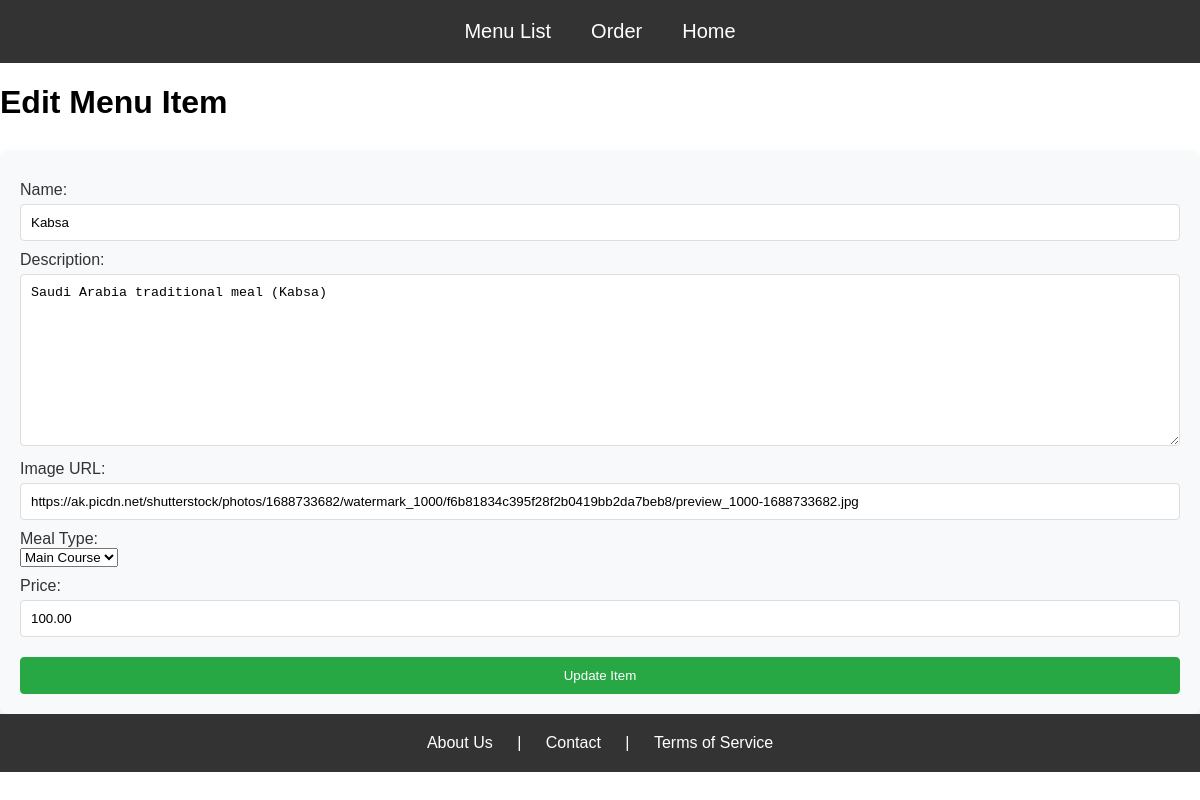
The app's page /edit_menu_item/7 with its own data.
### restaurant_app/models.py (models this page shows)
class MenuItem(models.Model):
    name = models.CharField(max_length=100)
    description = models.TextField()
    image_url = models.URLField()
    meal_type = models.CharField(max_length=50)
    price = models.DecimalField(max_digits=5, decimal_places=2)
    def __str__(self):
        return self.name

### restaurant_app/views.py (the view)
# urls.py: path('edit_menu_item/<int:item_id>', views.edit_menu_item, name='edit_menu_item')
@csrf_exempt
def edit_menu_item(request, item_id):
    item = MenuItem.objects.get(id=item_id)
    print(item)
    if request.method == 'POST':
        form = MenuItemForm(request.POST, instance=item)
        if form.is_valid():
            form.save()
            return HttpResponseRedirect('/menu_list')
    else:
        form = MenuItemForm(instance=item)
    return render(request, 'restaurantModule/edit_menu_item.html', {'form': form})

### restaurant_app/templates/restaurantModule/edit_menu_item.html (shortened to what this page needs)
{% extends "layouts/base.html" %}
{% block content %}
<h1>Edit Menu Item</h1>
<form method="post" action="">
    {{ form}}
    <button type="submit">Update Item</button>
</form>
{% endblock %}

### static/css/styles.css (style rules this page uses)
body { margin: 0; font-family: Arial, sans-serif; }
form { background-color: #f8f9fa; padding: 20px; border-radius: 8px; box-shadow: 0 4px 8px rgba(0, 0, 0, 0.1); margin-top: 30px; }
form label { display: block; margin-top: 10px; color: #333; }
form input, form textarea, form button { width: 100%; padding: 10px; margin-top: 5px; border: 1px solid #ddd; border-radius: 4px; box-sizing: border-box; }
form button { background-color: #28a745; color: white; border-color: #28a745; margin-top: 20px; cursor: pointer; }

### records on screen
MenuItem: name "Kabsa", description "Saudi Arabia traditional meal (Kabsa)", image_url "https://ak.picdn.net/shutterstock/photos/1688733682/watermark_1000/f6b81834c395f28f2b0419bb2da7beb8/preview_1000-1688733682.jpg", meal_type "Main Course", price "100.00"
